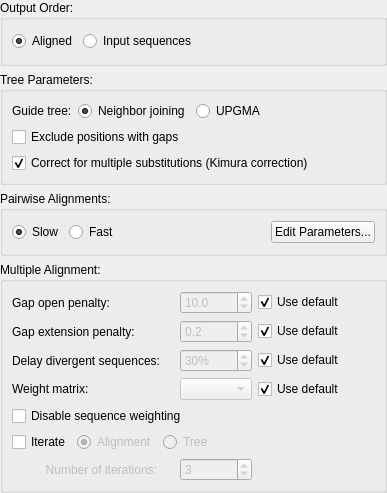
<?xml version="1.0" encoding="UTF-8"?>
<ui version="4.0">
 <class>ClustalWMsaBuilderOptionsWidget</class>
 <widget class="IMsaBuilderOptionsWidget" name="ClustalWMsaBuilderOptionsWidget">
  <property name="geometry">
   <rect>
    <x>0</x>
    <y>0</y>
    <width>387</width>
    <height>493</height>
   </rect>
  </property>
  <property name="windowTitle">
   <string>Form</string>
  </property>
  <layout class="QVBoxLayout" name="verticalLayout">
   <property name="margin">
    <number>0</number>
   </property>
   <item>
    <widget class="QGroupBox" name="groupBox_2">
     <property name="font">
      <font>
       <weight>50</weight>
       <bold>false</bold>
      </font>
     </property>
     <property name="title">
      <string>Output Order:</string>
     </property>
     <layout class="QHBoxLayout" name="horizontalLayout">
      <item>
       <widget class="QRadioButton" name="orderByAlignedRadioButton_">
        <property name="text">
         <string>Aligned</string>
        </property>
        <property name="checked">
         <bool>true</bool>
        </property>
       </widget>
      </item>
      <item>
       <widget class="QRadioButton" name="orderByInputSequencesRadioButton_">
        <property name="text">
         <string>Input sequences</string>
        </property>
        <property name="checked">
         <bool>false</bool>
        </property>
       </widget>
      </item>
      <item>
       <spacer name="horizontalSpacer_4">
        <property name="orientation">
         <enum>Qt::Horizontal</enum>
        </property>
        <property name="sizeHint" stdset="0">
         <size>
          <width>40</width>
          <height>20</height>
         </size>
        </property>
       </spacer>
      </item>
     </layout>
    </widget>
   </item>
   <item>
    <widget class="QGroupBox" name="groupBox_4">
     <property name="title">
      <string>Tree Parameters:</string>
     </property>
     <layout class="QGridLayout" name="gridLayout">
      <item row="0" column="0">
       <widget class="QLabel" name="label_6">
        <property name="text">
         <string>Guide tree:</string>
        </property>
       </widget>
      </item>
      <item row="0" column="1">
       <widget class="QRadioButton" name="guideByNJRadioButton_">
        <property name="text">
         <string>Neighbor joining</string>
        </property>
        <property name="checked">
         <bool>true</bool>
        </property>
       </widget>
      </item>
      <item row="0" column="2">
       <widget class="QRadioButton" name="guideByUPGMARadioButton_">
        <property name="text">
         <string>UPGMA</string>
        </property>
        <property name="checked">
         <bool>false</bool>
        </property>
       </widget>
      </item>
      <item row="0" column="3">
       <spacer name="horizontalSpacer_3">
        <property name="orientation">
         <enum>Qt::Horizontal</enum>
        </property>
        <property name="sizeHint" stdset="0">
         <size>
          <width>40</width>
          <height>20</height>
         </size>
        </property>
       </spacer>
      </item>
      <item row="1" column="0" colspan="2">
       <widget class="QCheckBox" name="excludeGapPositionsCheckBox_">
        <property name="text">
         <string>Exclude positions with gaps</string>
        </property>
       </widget>
      </item>
      <item row="2" column="0" colspan="4">
       <widget class="QCheckBox" name="correctMultipleSubstitutionsCheckBox_">
        <property name="text">
         <string>Correct for multiple substitutions (Kimura correction)</string>
        </property>
        <property name="checked">
         <bool>true</bool>
        </property>
       </widget>
      </item>
     </layout>
    </widget>
   </item>
   <item>
    <widget class="QGroupBox" name="groupBox_3">
     <property name="title">
      <string>Pairwise Alignments:</string>
     </property>
     <property name="checkable">
      <bool>false</bool>
     </property>
     <layout class="QHBoxLayout" name="horizontalLayout_2">
      <item>
       <widget class="QRadioButton" name="slowPairwiseAlignmentsRadioButton_">
        <property name="text">
         <string>Slow</string>
        </property>
        <property name="checked">
         <bool>true</bool>
        </property>
       </widget>
      </item>
      <item>
       <widget class="QRadioButton" name="fastPairwiseAlignmentsRadioButtion_">
        <property name="text">
         <string>Fast</string>
        </property>
        <property name="checked">
         <bool>false</bool>
        </property>
       </widget>
      </item>
      <item>
       <spacer name="horizontalSpacer_5">
        <property name="orientation">
         <enum>Qt::Horizontal</enum>
        </property>
        <property name="sizeHint" stdset="0">
         <size>
          <width>40</width>
          <height>20</height>
         </size>
        </property>
       </spacer>
      </item>
      <item>
       <widget class="QPushButton" name="editPairwiseParametersButton_">
        <property name="text">
         <string>Edit Parameters...</string>
        </property>
       </widget>
      </item>
     </layout>
    </widget>
   </item>
   <item>
    <widget class="QGroupBox" name="groupBox">
     <property name="title">
      <string>Multiple Alignment:</string>
     </property>
     <layout class="QGridLayout" name="gridLayout_2">
      <item row="0" column="0" colspan="2">
       <widget class="QLabel" name="label">
        <property name="text">
         <string>Gap open penalty:</string>
        </property>
       </widget>
      </item>
      <item row="0" column="3" colspan="2">
       <widget class="AgDoubleSpinBox" name="gapOpenPenaltyDoubleSpinBox_">
        <property name="enabled">
         <bool>false</bool>
        </property>
        <property name="decimals">
         <number>1</number>
        </property>
        <property name="value">
         <double>10.000000000000000</double>
        </property>
       </widget>
      </item>
      <item row="0" column="5">
       <widget class="QCheckBox" name="checkBox">
        <property name="text">
         <string>Use default</string>
        </property>
        <property name="checked">
         <bool>true</bool>
        </property>
       </widget>
      </item>
      <item row="0" column="6">
       <spacer name="horizontalSpacer_2">
        <property name="orientation">
         <enum>Qt::Horizontal</enum>
        </property>
        <property name="sizeHint" stdset="0">
         <size>
          <width>40</width>
          <height>20</height>
         </size>
        </property>
       </spacer>
      </item>
      <item row="1" column="0" colspan="2">
       <widget class="QLabel" name="label_2">
        <property name="text">
         <string>Gap extension penalty:</string>
        </property>
       </widget>
      </item>
      <item row="1" column="3" colspan="2">
       <widget class="AgDoubleSpinBox" name="gapExtensionPenaltyDoubleSpinBox_">
        <property name="enabled">
         <bool>false</bool>
        </property>
        <property name="decimals">
         <number>1</number>
        </property>
        <property name="value">
         <double>0.200000000000000</double>
        </property>
       </widget>
      </item>
      <item row="1" column="5">
       <widget class="QCheckBox" name="checkBox_2">
        <property name="text">
         <string>Use default</string>
        </property>
        <property name="checked">
         <bool>true</bool>
        </property>
       </widget>
      </item>
      <item row="2" column="0" colspan="3">
       <widget class="QLabel" name="label_3">
        <property name="text">
         <string>Delay divergent sequences:</string>
        </property>
       </widget>
      </item>
      <item row="2" column="3" colspan="2">
       <widget class="QSpinBox" name="delayDivergentSequencesSpinBox_">
        <property name="enabled">
         <bool>false</bool>
        </property>
        <property name="suffix">
         <string>%</string>
        </property>
        <property name="minimum">
         <number>1</number>
        </property>
        <property name="maximum">
         <number>100</number>
        </property>
        <property name="value">
         <number>30</number>
        </property>
       </widget>
      </item>
      <item row="2" column="5">
       <widget class="QCheckBox" name="checkBox_3">
        <property name="text">
         <string>Use default</string>
        </property>
        <property name="checked">
         <bool>true</bool>
        </property>
       </widget>
      </item>
      <item row="3" column="0" colspan="2">
       <widget class="QLabel" name="label_4">
        <property name="text">
         <string>Weight matrix:</string>
        </property>
       </widget>
      </item>
      <item row="3" column="3" colspan="2">
       <widget class="QComboBox" name="weightMatrixComboBox_">
        <property name="enabled">
         <bool>false</bool>
        </property>
       </widget>
      </item>
      <item row="3" column="5">
       <widget class="QCheckBox" name="checkBox_4">
        <property name="text">
         <string>Use default</string>
        </property>
        <property name="checked">
         <bool>true</bool>
        </property>
       </widget>
      </item>
      <item row="4" column="0" colspan="4">
       <widget class="QCheckBox" name="disableSequenceWeightingCheckBox_">
        <property name="text">
         <string>Disable sequence weighting</string>
        </property>
       </widget>
      </item>
      <item row="5" column="0">
       <widget class="QCheckBox" name="iterateCheckBox_">
        <property name="text">
         <string>Iterate</string>
        </property>
       </widget>
      </item>
      <item row="5" column="1">
       <widget class="QRadioButton" name="iterateByAlignmentRadioButton_">
        <property name="enabled">
         <bool>false</bool>
        </property>
        <property name="text">
         <string>Alignment</string>
        </property>
        <property name="checked">
         <bool>true</bool>
        </property>
       </widget>
      </item>
      <item row="5" column="2" colspan="2">
       <widget class="QRadioButton" name="iterateByTreeRadioButton_">
        <property name="enabled">
         <bool>false</bool>
        </property>
        <property name="text">
         <string>Tree</string>
        </property>
       </widget>
      </item>
      <item row="5" column="4" colspan="2">
       <spacer name="horizontalSpacer_6">
        <property name="orientation">
         <enum>Qt::Horizontal</enum>
        </property>
        <property name="sizeHint" stdset="0">
         <size>
          <width>135</width>
          <height>20</height>
         </size>
        </property>
       </spacer>
      </item>
      <item row="6" column="0" colspan="2">
       <widget class="QLabel" name="label_5">
        <property name="enabled">
         <bool>false</bool>
        </property>
        <property name="text">
         <string>Number of iterations:</string>
        </property>
        <property name="alignment">
         <set>Qt::AlignRight|Qt::AlignTrailing|Qt::AlignVCenter</set>
        </property>
       </widget>
      </item>
      <item row="6" column="3" colspan="2">
       <widget class="QSpinBox" name="numIterationsSpinBox_">
        <property name="enabled">
         <bool>false</bool>
        </property>
        <property name="minimum">
         <number>1</number>
        </property>
        <property name="value">
         <number>3</number>
        </property>
       </widget>
      </item>
     </layout>
    </widget>
   </item>
  </layout>
 </widget>
 <customwidgets>
  <customwidget>
   <class>IMsaBuilderOptionsWidget</class>
   <extends>QWidget</extends>
   <header>gui/widgets/IMsaBuilderOptionsWidget.h</header>
   <container>1</container>
  </customwidget>
  <customwidget>
   <class>AgDoubleSpinBox</class>
   <extends>QDoubleSpinBox</extends>
   <header>gui/widgets/AgDoubleSpinBox.h</header>
  </customwidget>
 </customwidgets>
 <resources/>
 <connections>
  <connection>
   <sender>iterateCheckBox_</sender>
   <signal>toggled(bool)</signal>
   <receiver>iterateByAlignmentRadioButton_</receiver>
   <slot>setEnabled(bool)</slot>
   <hints>
    <hint type="sourcelabel">
     <x>65</x>
     <y>448</y>
    </hint>
    <hint type="destinationlabel">
     <x>118</x>
     <y>447</y>
    </hint>
   </hints>
  </connection>
  <connection>
   <sender>iterateCheckBox_</sender>
   <signal>toggled(bool)</signal>
   <receiver>iterateByTreeRadioButton_</receiver>
   <slot>setEnabled(bool)</slot>
   <hints>
    <hint type="sourcelabel">
     <x>71</x>
     <y>444</y>
    </hint>
    <hint type="destinationlabel">
     <x>202</x>
     <y>444</y>
    </hint>
   </hints>
  </connection>
  <connection>
   <sender>iterateCheckBox_</sender>
   <signal>toggled(bool)</signal>
   <receiver>label_5</receiver>
   <slot>setEnabled(bool)</slot>
   <hints>
    <hint type="sourcelabel">
     <x>39</x>
     <y>433</y>
    </hint>
    <hint type="destinationlabel">
     <x>39</x>
     <y>473</y>
    </hint>
   </hints>
  </connection>
  <connection>
   <sender>iterateCheckBox_</sender>
   <signal>toggled(bool)</signal>
   <receiver>numIterationsSpinBox_</receiver>
   <slot>setEnabled(bool)</slot>
   <hints>
    <hint type="sourcelabel">
     <x>47</x>
     <y>432</y>
    </hint>
    <hint type="destinationlabel">
     <x>222</x>
     <y>468</y>
    </hint>
   </hints>
  </connection>
  <connection>
   <sender>checkBox</sender>
   <signal>toggled(bool)</signal>
   <receiver>gapOpenPenaltyDoubleSpinBox_</receiver>
   <slot>setDisabled(bool)</slot>
   <hints>
    <hint type="sourcelabel">
     <x>278</x>
     <y>297</y>
    </hint>
    <hint type="destinationlabel">
     <x>246</x>
     <y>299</y>
    </hint>
   </hints>
  </connection>
  <connection>
   <sender>checkBox_2</sender>
   <signal>toggled(bool)</signal>
   <receiver>gapExtensionPenaltyDoubleSpinBox_</receiver>
   <slot>setDisabled(bool)</slot>
   <hints>
    <hint type="sourcelabel">
     <x>308</x>
     <y>324</y>
    </hint>
    <hint type="destinationlabel">
     <x>255</x>
     <y>330</y>
    </hint>
   </hints>
  </connection>
  <connection>
   <sender>checkBox_3</sender>
   <signal>toggled(bool)</signal>
   <receiver>delayDivergentSequencesSpinBox_</receiver>
   <slot>setDisabled(bool)</slot>
   <hints>
    <hint type="sourcelabel">
     <x>304</x>
     <y>361</y>
    </hint>
    <hint type="destinationlabel">
     <x>257</x>
     <y>363</y>
    </hint>
   </hints>
  </connection>
  <connection>
   <sender>checkBox_4</sender>
   <signal>toggled(bool)</signal>
   <receiver>weightMatrixComboBox_</receiver>
   <slot>setDisabled(bool)</slot>
   <hints>
    <hint type="sourcelabel">
     <x>298</x>
     <y>384</y>
    </hint>
    <hint type="destinationlabel">
     <x>254</x>
     <y>381</y>
    </hint>
   </hints>
  </connection>
 </connections>
</ui>
